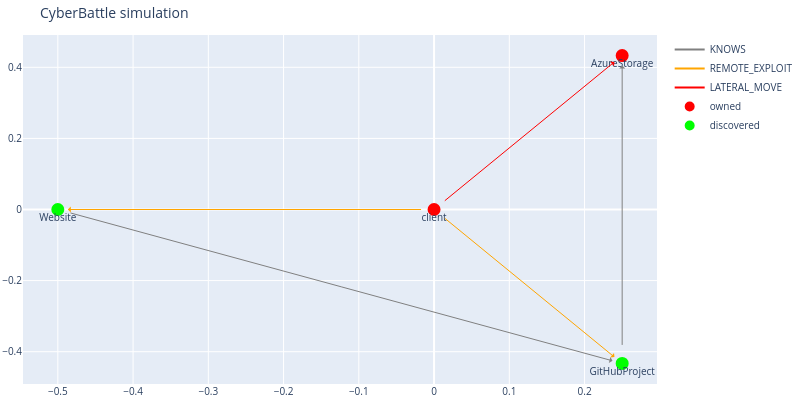

The notebook cell this image was saved under:
### Code cell
# 4
blobwithflag = c2.connect_and_infect("client", "AzureStorage", "HTTPS", "SASTOKEN1")
dbg.plot_discovered_network()
blobwithflag
c2.print_all_attacks()
print(c2._actuator.get_discovered_properties("GithubProject"))
print(env.identifiers[0])

### Figure 1 — Plotly figure (JSON) as saved in the notebook; plotly's stock layout.template omitted (floating-point values rounded to 4 significant figures)
{"data": [{"line": {"color": "gray"}, "mode": "lines", "name": "KNOWS", "type": "scatter", "x": [0], "y": [0]}, {"line": {"color": "orange"}, "mode": "lines", "name": "REMOTE_EXPLOIT", "type": "scatter", "x": [0], "y": [0]}, {"line": {"color": "red"}, "mode": "lines", "name": "LATERAL_MOVE", "type": "scatter", "x": [0], "y": [0]}, {"hoverinfo": "text", "marker": {"color": "#D32F2E", "line": {"color": "rgb(255,0,0)", "width": 8}, "size": 5, "symbol": "circle-dot"}, "mode": "markers+text", "name": "owned", "text": ["client", "AzureStorage"], "textposition": "bottom center", "type": "scatter", "x": [0, 0.25], "y": [0, 0.433]}, {"hoverinfo": "text", "marker": {"color": "#0e9d00", "line": {"color": "rgb(0,255,0)", "width": 8}, "size": 5, "symbol": "circle-dot"}, "mode": "markers+text", "name": "discovered", "text": ["Website", "GitHubProject"], "textposition": "bottom center", "type": "scatter", "x": [-0.5, 0.25], "y": [-4.371e-08, -0.433]}], "layout": {"annotations": [{"align": "center", "arrowcolor": "gray", "arrowhead": 1, "arrowsize": 1, "arrowwidth": 1, "ax": 0.25, "axref": "x", "ay": -0.433, "ayref": "y", "hovertext": "KNOWS", "opacity": 1, "showarrow": true, "standoff": 10, "startstandoff": 10, "x": 0.25, "xref": "x", "y": 0.433, "yref": "y"}, {"align": "center", "arrowcolor": "gray", "arrowhead": 1, "arrowsize": 1, "arrowwidth": 1, "ax": -0.5, "axref": "x", "ay": -4.371e-08, "ayref": "y", "hovertext": "KNOWS", "opacity": 1, "showarrow": true, "standoff": 10, "startstandoff": 10, "x": 0.25, "xref": "x", "y": -0.433, "yref": "y"}, {"align": "center", "arrowcolor": "orange", "arrowhead": 1, "arrowsize": 1, "arrowwidth": 1, "ax": 0, "axref": "x", "ay": 0, "ayref": "y", "hovertext": "REMOTE_EXPLOIT", "opacity": 1, "showarrow": true, "standoff": 10, "startstandoff": 10, "x": -0.5, "xref": "x", "y": -4.371e-08, "yref": "y"}, {"align": "center", "arrowcolor": "orange", "arrowhead": 1, "arrowsize": 1, "arrowwidth": 1, "ax": 0, "axref": "x", "ay": 0, "ayref": "y", "hovertext": "REMOTE_EXPLOIT", "opacity": 1, "showarrow": true, "standoff": 10, "startstandoff": 10, "x": 0.25, "xref": "x", "y": -0.433, "yref": "y"}, {"align": "center", "arrowcolor": "red", "arrowhead": 1, "arrowsize": 1, "arrowwidth": 1, "ax": 0, "axref": "x", "ay": 0, "ayref": "y", "hovertext": "LATERAL_MOVE", "opacity": 1, "showarrow": true, "standoff": 10, "startstandoff": 10, "x": 0.25, "xref": "x", "y": 0.433, "yref": "y"}], "autosize": false, "font": {"size": 10}, "height": 400, "hovermode": "closest", "margin": {"b": 15, "l": 2, "r": 2, "t": 35}, "showlegend": true, "title": {"text": "CyberBattle simulation"}, "width": 800}}
